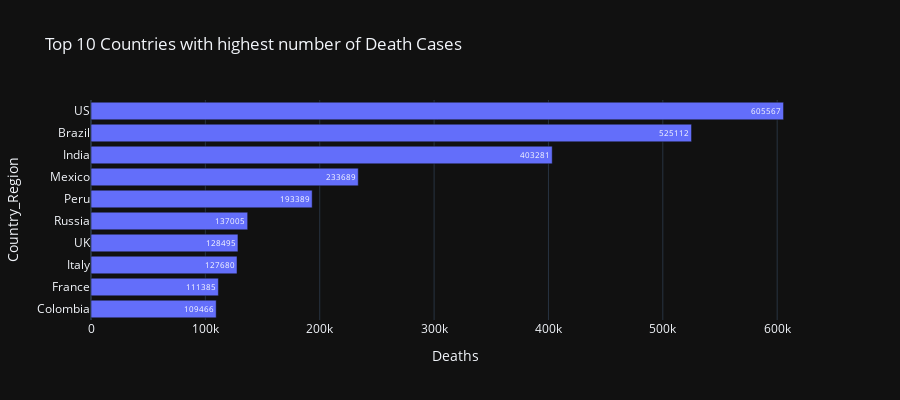

The cell this chart's notebook holds for it:
### Markdown cell above
# Top 10 countries with Highest Number of Death Rates

### Code cell
# Top 10 countries with Highest Number of Death Rates
fig = px.bar(Top10_Countries_death.sort_values('Deaths',ascending=False)[:20][::-1],x='Deaths',y='Country_Region', title='Top 10 Countries with highest number of Death Cases', text='Deaths', height=400, orientation='h')

#image_bytes = fig.to_image(format='png', , width=1200, height=700, scale=1) # you can use other formats as well (like 'svg','jpeg','pdf')
#img_bytes = fig.to_image(format="png")
#instead of using fig.show()
##from IPython.display import Image
#Image(img_bytes)
#fig.show()
plotly.offline.iplot(fig)

### Figure 1 — Plotly figure (JSON) as saved in the notebook; plotly's stock layout.template omitted (floating-point values rounded to 4 significant figures)
{"data": [{"alignmentgroup": "True", "hovertemplate": "Deaths=%{text}<br>Country_Region=%{y}<extra></extra>", "legendgroup": "", "marker": {"color": "#636efa"}, "name": "", "offsetgroup": "", "orientation": "h", "showlegend": false, "text": [109466, 111385, 127680, 128495, 137005, 193389, 233689, 403281, 525112, 605567], "textposition": "auto", "type": "bar", "x": [109466, 111385, 127680, 128495, 137005, 193389, 233689, 403281, 525112, 605567], "xaxis": "x", "y": ["Colombia", "France", "Italy", "UK", "Russia", "Peru", "Mexico", "India", "Brazil", "US"], "yaxis": "y"}], "layout": {"barmode": "relative", "height": 400, "legend": {"tracegroupgap": 0}, "title": {"text": "Top 10 Countries with highest number of Death Cases"}, "xaxis": {"anchor": "y", "domain": [0, 1], "title": {"text": "Deaths"}}, "yaxis": {"anchor": "x", "domain": [0, 1], "title": {"text": "Country_Region"}}}}
